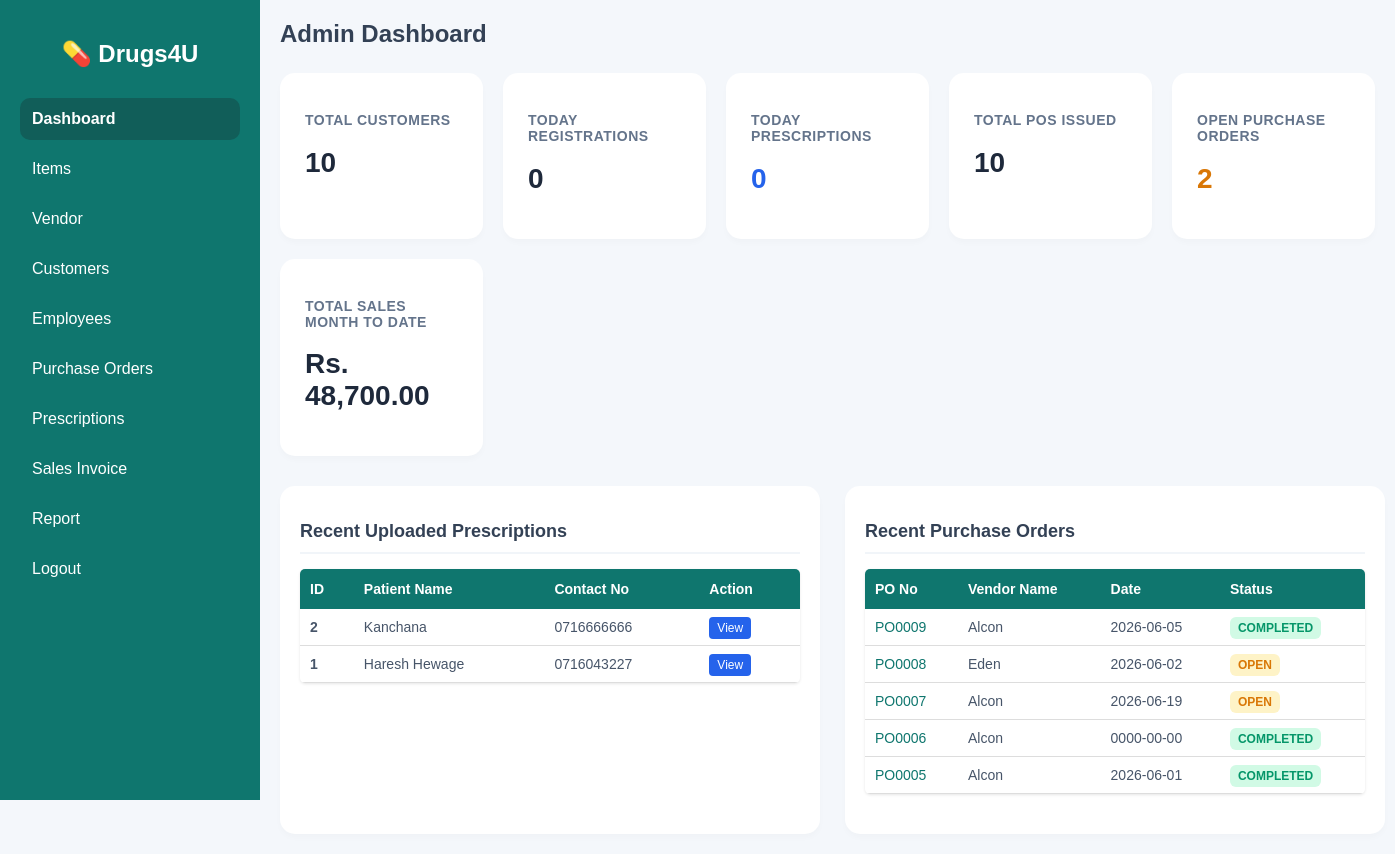
/dashboard.php, run on an earlier commit of the app's database.
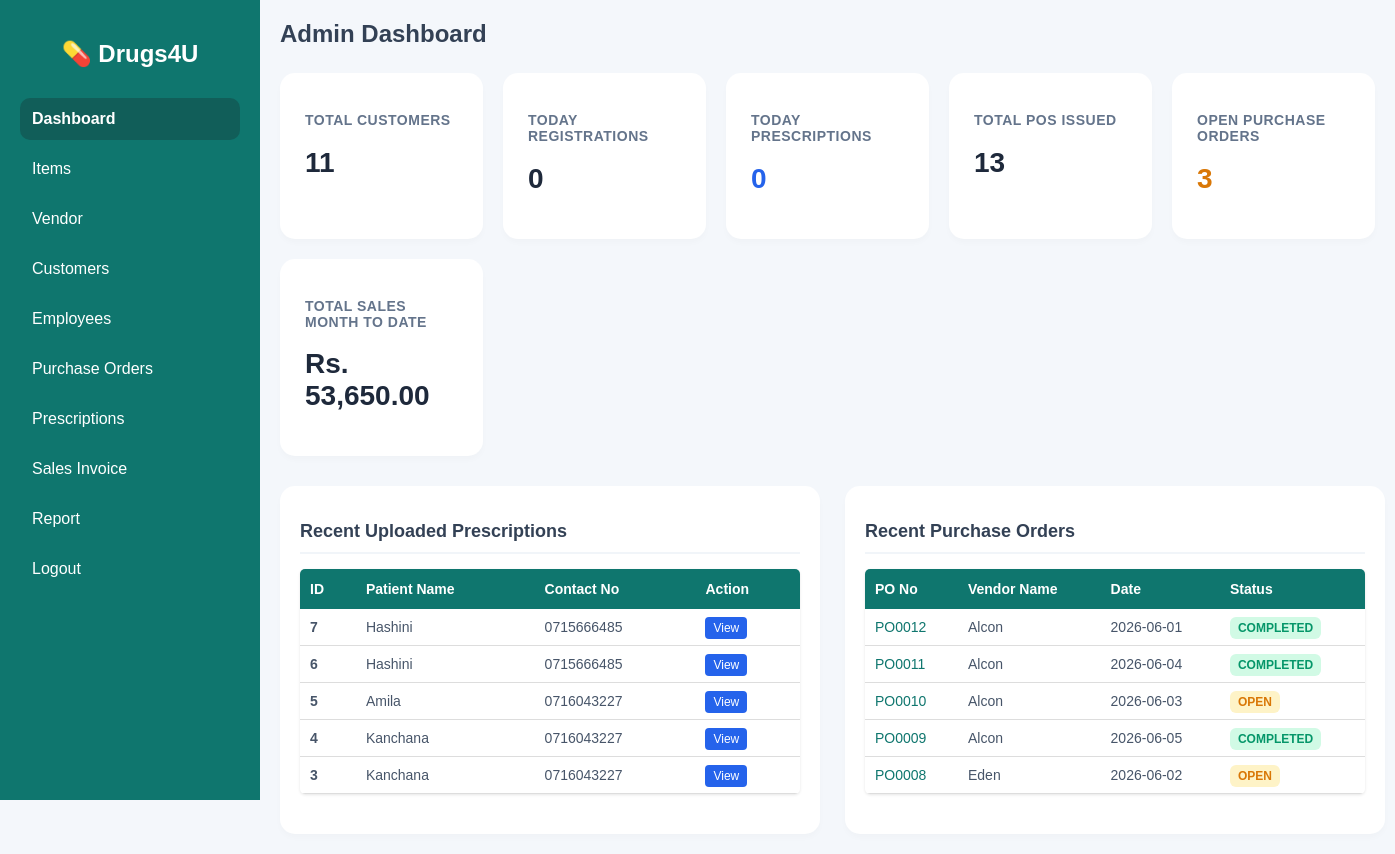
And on a later commit of the database.
### tables this page shows
CREATE TABLE `prescriptions` (
  `id` int(11) NOT NULL,
  `patient_name` varchar(150) NOT NULL,
  `age` int(11) NOT NULL,
  `allergies` text DEFAULT NULL,
  `contact_no` varchar(20) DEFAULT NULL,
  `prescription_file` varchar(255) DEFAULT NULL,
  `created_at` timestamp NOT NULL DEFAULT current_timestamp()
);

CREATE TABLE `purchase_order` (
  `po_id` int(11) NOT NULL,
  `po_no` varchar(20) DEFAULT NULL,
  `vendor_id` varchar(20) DEFAULT NULL,
  `vendor_name` varchar(150) DEFAULT NULL,
  `po_date` date DEFAULT NULL,
  `created_at` timestamp NOT NULL DEFAULT current_timestamp(),
  `status` varchar(20) DEFAULT NULL
);

### dashboard.php (the view, shortened to what the changed rows need)
<?php
include 'connection.php';
function runQuery($conn, $sql){
    $result = mysqli_query($conn, $sql);
    return $result;
}
$totalCustomersRes = runQuery($conn, "SELECT COUNT(*) as total FROM customer");
$totalCustomers = mysqli_fetch_assoc($totalCustomersRes)['total'];
$todayCustomersRes = runQuery($conn, "SELECT COUNT(*) as total FROM customer WHERE DATE(DOB)=CURDATE()");
$todayCustomers = mysqli_fetch_assoc($todayCustomersRes)['total'];
$columnsRes = runQuery($conn, "SHOW COLUMNS FROM prescriptions");
$dateColumn = null;
while ($col = mysqli_fetch_assoc($columnsRes)) {
    $type = strtolower($col['Type']);
    $name = strtolower($col['Field']);
    if (strpos($type, 'date') !== false || strpos($type, 'time') !== false || strpos($name, 'date') !== false) {
        $dateColumn = $col['Field'];
        break;
    }
}
if ($dateColumn) {
    $todayPrescriptionsRes = runQuery($conn, "SELECT COUNT(*) as total FROM prescriptions WHERE DATE(`$dateColumn`) = CURDATE()");
    $todayPrescriptions = mysqli_fetch_assoc($todayPrescriptionsRes)['total'];
} else {
    $todayPrescriptions = 0;
}
$recentPrescriptions = runQuery($conn, "SELECT * FROM prescriptions ORDER BY id DESC LIMIT 5");
$totalPOsRes = runQuery($conn, "SELECT COUNT(*) as total FROM purchase_order");
$totalPOs = mysqli_fetch_assoc($totalPOsRes)['total'];
$openPOsRes = runQuery($conn, "SELECT COUNT(*) as total FROM purchase_order WHERE UPPER(status)='OPEN'");
$openPOs = mysqli_fetch_assoc($openPOsRes)['total'];
$currentMonthSalesRes = runQuery($conn, "
    SELECT COALESCE(SUM(total_amount), 0) AS total_sales
    FROM sales_order
    WHERE MONTH(so_date) = MONTH(CURDATE())
    AND YEAR(so_date) = YEAR(CURDATE())
");
$currentMonthSales = mysqli_fetch_assoc($currentMonthSalesRes)['total_sales'];
$recent_pos = runQuery($conn, "SELECT * FROM purchase_order ORDER BY po_no DESC LIMIT 5");
?>
<!DOCTYPE html>
<html lang="en">
<head>
</head>
<body>
<div class="wrapper">
    <div class="sidebar">
        <h2>💊 Drugs4U</h2>
    </div>
    <div class="main-content">
        <div class="top-bar">
            <h2>Admin Dashboard</h2>
        </div>
        <div class="container">
            <div class="cards">
                <div class="card">
                    <h3>Total Customers</h3>
                    <h1><?php echo htmlspecialchars($totalCustomers); ?></h1>
                </div>
                <div class="card">
                    <h1><?php echo htmlspecialchars($todayCustomers); ?></h1>
                </div>
                <div class="card">
                    <h1 style="color: #2563eb;"><?php echo htmlspecialchars($todayPrescriptions); ?></h1>
                </div>
                <div class="card">
                    <h3>Total POs Issued</h3>
                    <h1><?php echo htmlspecialchars($totalPOs); ?></h1>
                </div>
                <div class="card">
                    <h3>Open Purchase Orders</h3>
                    <h1 style="color: #d97706;"><?php echo htmlspecialchars($openPOs); ?></h1>
                </div>
                <div class="card">
                    <h3>Total Sales Month to Date</h3>
                    <h1>Rs. <?php echo number_format($currentMonthSales , 2); ?></h1>
                </div>
            </div>
            <div class="dashboard-grid">
                <div class="table-section">
                    <h2>Recent Uploaded Prescriptions</h2>
                    <div class="table-responsive">
                        <table>
                            <tr>
                                <th>ID</th>
                                <th>Patient Name</th>
                                <th>Contact No</th>
                                <th>Action</th>
                            </tr>
                            <?php if(mysqli_num_rows($recentPrescriptions) > 0) { ?>
                                <?php while($row = mysqli_fetch_assoc($recentPrescriptions)){ ?>
                                <tr>
                                    <td><strong><?php echo htmlspecialchars($row['id']); ?></strong></td>
                                    <td><?php echo htmlspecialchars($row['patient_name']); ?></td>
                                    <td><?php echo htmlspecialchars($row['contact_no']); ?></td>
                                    <td>
                                        <a class="btn-small" href="uploads/<?php echo urlencode($row['prescription_file']); ?>" target="_blank">View</a>
                                    </td>
                                </tr>
                                <?php } ?>
                            <?php } else { ?>
                                <tr><td colspan="4" style="text-align:center;">No recent prescriptions found</td></tr>
                            <?php } ?>
                        </table>
                    </div>
                </div>
                <div class="table-section">
                    <h2>Recent Purchase Orders</h2>
                    <div class="table-responsive">
                        <table>
                            <tr>
                                <th>PO No</th>
                                <th>Vendor Name</th>
                                <th>Date</th>
                                <th>Status</th>
                            </tr>
                            <?php if(mysqli_num_rows($recent_pos) > 0) { ?>
                                <?php while($po = mysqli_fetch_assoc($recent_pos)){
                                    $statusClass = (strtoupper($po['status']) == 'COMPLETED') ? 'status-completed' : 'status-open';
                                ?>
                                <tr>
                                    <td><a href="purchase_order.php?edit_po=<?= urlencode($po['po_no']) ?>" style="color:#0f766e; font-weight:500; text-decoration:none;"><?= htmlspecialchars($po['po_no']) ?></a></td>
                                    <td><?= htmlspecialchars($po['vendor_name']) ?></td>
                                    <td><?= htmlspecialchars($po['po_date']) ?></td>
                                    <td><span class="status-badge <?= $statusClass ?>"><?= htmlspecialchars($po['status']) ?></span></td>
                                </tr>
                                <?php } ?>
                            <?php } else { ?>
                                <tr><td colspan="4" style="text-align:center;">No recent purchase orders found</td></tr>
                            <?php } ?>
                        </table>
                    </div>
                </div>
            </div>
        </div>
    </div>
</div>
</body>
</html>

What changed in the data, as far as the page shows it:
no longer on this page (row unchanged): prescriptions: id "2", patient_name "Kanchana", contact_no "0716666666"
no longer on this page (row unchanged): prescriptions: id "1", patient_name "Haresh Hewage", contact_no "0716043227"
no longer on this page (row unchanged): purchase_order: po_no "PO0007", vendor_name "Alcon", po_date "2026-06-19", status "OPEN"
no longer on this page (row unchanged): purchase_order: po_no "PO0006", vendor_name "Alcon", po_date "0000-00-00", status "COMPLETED"
no longer on this page (row unchanged): purchase_order: po_no "PO0005", vendor_name "Alcon", po_date "2026-06-01", status "COMPLETED"
added prescriptions: id "7", patient_name "Hashini", contact_no "0715666485"
added prescriptions: id "6", patient_name "Hashini", contact_no "0715666485"
added prescriptions: id "5", patient_name "Amila", contact_no "0716043227"
added prescriptions: id "4", patient_name "Kanchana", contact_no "0716043227"
added prescriptions: id "3", patient_name "Kanchana", contact_no "0716043227"
added purchase_order: po_no "PO0012", vendor_name "Alcon", po_date "2026-06-01", status "COMPLETED"
added purchase_order: po_no "PO0011", vendor_name "Alcon", po_date "2026-06-04", status "COMPLETED"
added purchase_order: po_no "PO0010", vendor_name "Alcon", po_date "2026-06-03", status "OPEN"
Also different on the page:
$totalCustomers: "10" → "11"
$totalPOs: "10" → "13"
$openPOs: "2" → "3"
$currentMonthSales: "48,700.00" → "53,650.00"
